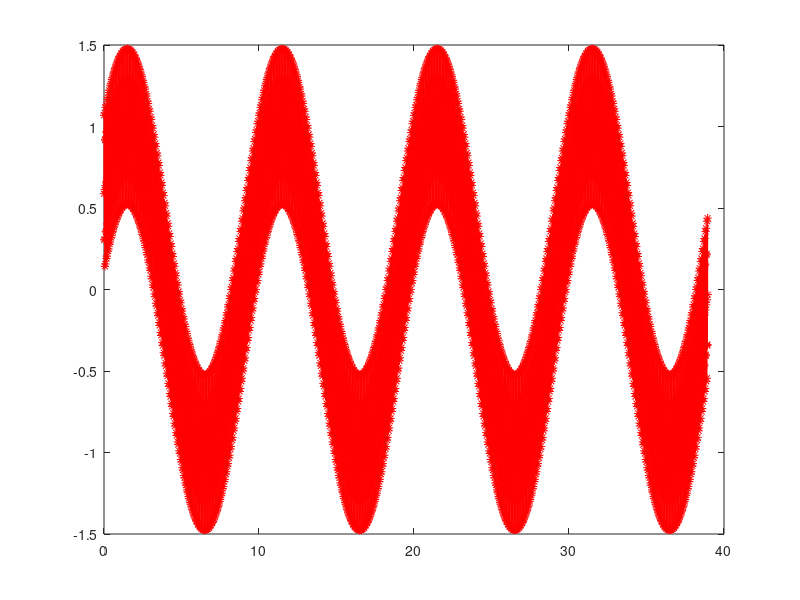

Source code (MATLAB): (Note: this script raises an error after producing the figure.)
%向上重采样（由100sps增到500sps）
clearvars
orgInv    = 0.01;                             %原采样间隔（每秒100点） 
newInv    = 0.002;                            %新采样间隔（每秒500点）
orgDatLen = 4096;                             %原数据点数
newDatLen = floor(orgDatLen*orgInv/newInv);   %新数据点数
orgFs     = 1/orgInv;                         %原采样率
newFs     = 1/newInv;                         %新采样率
ratio     = newInv/orgInv;                    %新旧采样率比
orgCutFre = orgFs/2;                          %原截止频率=1/2采样率 
%--------------------------------------------------------------------------
figure
%--生成0.1Hz和30Hz的混合信号（30Hz信号振幅是0.1Hz信号振幅的1/2）,采用率为100---------
t100=(0:orgDatLen-1)/orgFs;
%t100=0:0.01:(orgDatLen-1);
mix100=sin(2*pi*0.1*t100)+0.5*sin(2*pi*30*t100);    
plot(t100(1:orgDatLen-orgFs-orgFs),mix100(1+orgFs:orgDatLen-orgFs),'r-*');
hold on

%--使用内差法从采样100的数据，向上重采样为500采样率数据-----------------------------
% Sinc是一个滤波器，它除去给定带宽之上的信号分量而只保留低频信号的理想电子滤波器。
% 理想的Sinc滤波器（矩形滤波器）,有无限的延迟，现实世界中的滤波器只能是它的一个近似。
comSta = orgFs+newFs+1;
comEnd = newDatLen-newFs-1;
difDat = zeros(1,comEnd);                     %初始化重采样序列
for m=comSta:comEnd
    for n=floor(m*ratio)-orgFs:floor(m*ratio)+orgFs
        %???书中公式没有用到滤波器参数（zeta）???
        difDat(m)=difDat(m)+mix100(n)*sinc(zeta*(m*ratio-n));
    end
end

t500=(0:newDatLen-1)/newFs;
plot(t500(comSta-newFs-4:comEnd-newFs-4),difDat(comSta:comEnd)*zeta,'b-o');
hold on

%--生成0.1Hz和30Hz的混合信号（30Hz信号振幅是0.1Hz信号振幅的1/2）,采用率为1000--------
t1000=0:0.001:4000*orgInv-1;
mix1000=sin(2*pi*0.1*(t1000+1))+0.5*sin(2*pi*30*(t1000+1));
plot(t1000,mix1000,'g')
hold on

title('信号恢复示例')
xlabel('时间/s')
ylabel('振幅')

